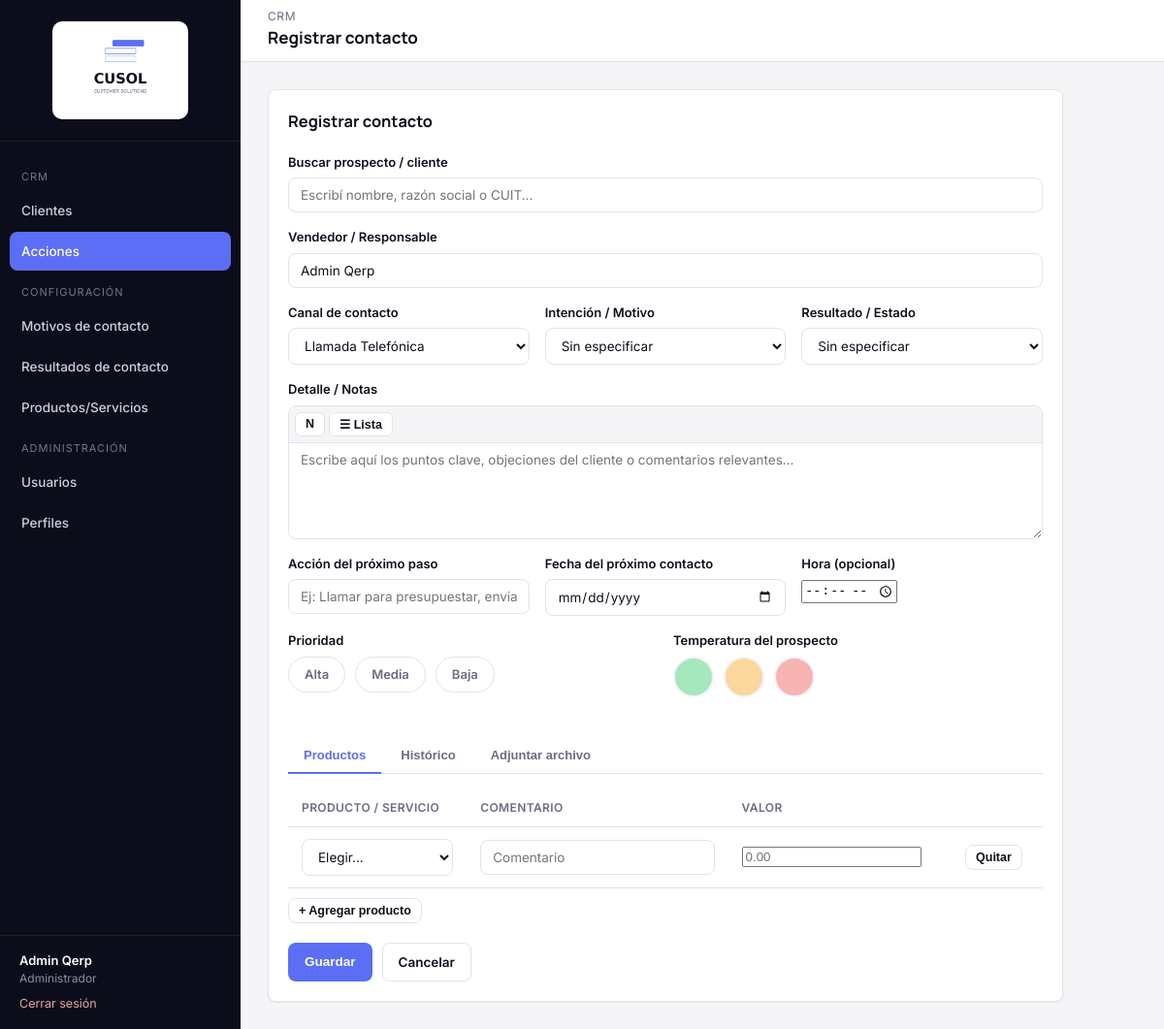
/modules/crm/nueva.php (signed in), run on the app's committed database.
### tables this page shows
CREATE TABLE qerp_secciones (
  id INT PRIMARY KEY AUTO_INCREMENT,
  nombre VARCHAR(100) NOT NULL,
  slug VARCHAR(100) NOT NULL UNIQUE,
  icono VARCHAR(50) DEFAULT NULL,
  grupo VARCHAR(50) NOT NULL DEFAULT 'General',
  orden INT DEFAULT 0
);

### includes/funciones.php (called while the page is built, shortened)
<?php
function estaLogueado(): bool
{
    return isset($_SESSION['usuario_id']);
}
function usuarioActual(): ?array
{
    return [
        'id'         => $_SESSION['usuario_id'],
        'nombre'     => $_SESSION['usuario_nombre'],
        'apellido'   => $_SESSION['usuario_apellido'],
        'mail'       => $_SESSION['usuario_mail'],
        'perfil_id'  => $_SESSION['perfil_id'],
        'perfil'     => $_SESSION['perfil_nombre'],
    ];
}
function tienePermiso(PDO $pdo, string $slugSeccion, string $accion = 'ver'): bool
{
    $accionesValidas = ['ver', 'crear', 'editar', 'eliminar'];
    static $cache = [];
    $clave = $_SESSION['perfil_id'] . '-' . $slugSeccion;
    if (!isset($cache[$clave])) {
        $stmt = $pdo->prepare(
            "SELECT pp.ver, pp.crear, pp.editar, pp.eliminar
             FROM qerp_perfil_permisos pp
             INNER JOIN qerp_secciones s ON s.id = pp.seccion_id
             WHERE pp.perfil_id = :perfil_id AND s.slug = :slug
             LIMIT 1"
        );
        $stmt->execute([
            ':perfil_id' => $_SESSION['perfil_id'],
            ':slug'      => $slugSeccion,
        ]);
        $cache[$clave] = $stmt->fetch() ?: ['ver' => 0, 'crear' => 0, 'editar' => 0, 'eliminar' => 0];
    }
    return (bool) $cache[$clave][$accion];
}
function requerirPermiso(PDO $pdo, string $slugSeccion, string $accion = 'ver'): void
{
    if (!tienePermiso($pdo, $slugSeccion, $accion)) {
        http_response_code(403);
        include __DIR__ . '/../includes/403.php';
        exit;
    }
}
function e(?string $valor): string
{
    return htmlspecialchars($valor ?? '', ENT_QUOTES, 'UTF-8');
}
function obtenerSeccionesMenu(PDO $pdo): array
{
    $stmt = $pdo->query('SELECT * FROM qerp_secciones ORDER BY orden ASC');
    return $stmt->fetchAll();
}

### modules/crm/nueva.php (the view, shortened to what this page needs)
<?php
require_once __DIR__ . '/../../config/conexion.php';
require_once __DIR__ . '/../../includes/funciones.php';
requerirPermiso($pdo, 'crm', 'crear');
$slugSeccionActual = 'crm';
$canales = [
    'llamada'     => 'Llamada Telefónica',
    'whatsapp'    => 'WhatsApp / Mensaje de texto',
    'mail'        => 'Correo Electrónico',
    'reunion'     => 'Reunión Presencial',
    'videollamada'=> 'Videollamada',
];
$datos = [
    'cliente_id'       => (int) ($_GET['cliente_id'] ?? 0),
    'canal'            => 'llamada',
    'motivo_id'        => '',
    'resultado_id'     => '',
    'detalle'          => '',
    'accion_siguiente' => '',
    'fecha_proximo'    => '',
    'hora_proximo'     => '',
    'prioridad'        => '',
    'temperatura'      => '',
];
$cliente = null;
include __DIR__ . '/../../includes/header.php';
?>
<div class="card" style="max-width:820px;">
    <div class="card-header"><h3>Registrar contacto</h3></div>
    <form method="post" enctype="multipart/form-data">
        <div class="campo buscador-cliente" data-buscar-url="../clientes/buscar.php">
            <label for="buscador_cliente_input">Buscar prospecto / cliente</label>
            <input type="text" id="buscador_cliente_input" autocomplete="off"
                   placeholder="Escribí nombre, razón social o CUIT..."
                   value="<?= $cliente ? e($cliente['nombre']) : '' ?>">
        </div>
        <div class="campo">
            <label>Vendedor / Responsable</label>
            <input type="text" value="<?= e($_SESSION['usuario_nombre'] . ' ' . $_SESSION['usuario_apellido']) ?>" disabled>
        </div>
        <div class="fila-form">
            <div class="campo">
                <label for="canal">Canal de contacto</label>
                <select id="canal" name="canal" required>
                    <?php foreach ($canales as $valor => $etiqueta): ?>
                        <option value="<?= e($valor) ?>" <?= $datos['canal'] === $valor ? 'selected' : '' ?>><?= e($etiqueta) ?></option>
                    <?php endforeach; ?>
                </select>
            </div>
            <div class="campo">
                <label for="motivo_id">Intención / Motivo</label>
                <select id="motivo_id" name="motivo_id">
                    <option value="">Sin especificar</option>
                </select>
            </div>
            <div class="campo">
                <label for="resultado_id">Resultado / Estado</label>
                <select id="resultado_id" name="resultado_id">
                    <option value="">Sin especificar</option>
                </select>
            </div>
        </div>
        <div class="campo">
            <label for="detalle">Detalle / Notas</label>
            <div class="editor-lite">
                <div class="editor-lite-toolbar">
                    <button type="button" data-formato="negrita"><strong>N</strong></button>
                    <button type="button" data-formato="lista">☰ Lista</button>
                </div>
                <textarea id="detalle" name="detalle" rows="5"
                          placeholder="Escribe aquí los puntos clave, objeciones del cliente o comentarios relevantes..."><?= e($datos['detalle']) ?></textarea>
            </div>
        </div>
        <div class="fila-form">
            <div class="campo">
                <label for="accion_siguiente">Acción del próximo paso</label>
                <input type="text" id="accion_siguiente" name="accion_siguiente" value="<?= e($datos['accion_siguiente']) ?>"
                       placeholder="Ej: Llamar para presupuestar, enviar folleto..." required>
            </div>
            <div class="campo">
                <label for="fecha_proximo">Fecha del próximo contacto</label>
                <input type="date" id="fecha_proximo" name="fecha_proximo" value="<?= e($datos['fecha_proximo']) ?>" required>
            </div>
            <div class="campo">
                <label for="hora_proximo">Hora (opcional)</label>
                <input type="time" id="hora_proximo" name="hora_proximo" value="<?= e($datos['hora_proximo']) ?>">
            </div>
        </div>
        <div class="fila-form">
            <div class="campo">
                <label>Prioridad</label>
                <div class="radio-pill-group">
                    <label for="prioridad_alta" class="prioridad-alta">Alta</label>
                    <label for="prioridad_media" class="prioridad-media">Media</label>
                    <label for="prioridad_baja" class="prioridad-baja">Baja</label>
                </div>
            </div>
            <div class="campo">
                <label>Temperatura del prospecto</label>
                <div class="radio-semaforo-group">
                    <label for="temp_frio" class="semaforo-frio" title="Frío"></label>
                    <label for="temp_tibio" class="semaforo-tibio" title="Tibio"></label>
                    <label for="temp_caliente" class="semaforo-caliente" title="Caliente"></label>
                </div>
            </div>
        </div>
        <div class="tabs">
            <div class="tabs-nav">
                <button type="button" class="tab-btn activo" data-tab="productos">Productos</button>
                <button type="button" class="tab-btn" data-tab="historico">Histórico</button>
                <button type="button" class="tab-btn" data-tab="adjuntos">Adjuntar archivo</button>
            </div>
            <div class="tab-panel" data-tab-panel="productos">
                <div class="tabla-responsive">
                <table class="tabla-qerp tabla-productos-accion">
                    <thead>
                        <tr><th>Producto / Servicio</th><th>Comentario</th><th>Valor</th><th></th></tr>
                    </thead>
                    <tbody id="filasProductos">
                        <tr>
                            <td>
                                <select name="producto_id[]">
                                    <option value="">Elegir...</option>
                                </select>
                            </td>
                            <td><input type="text" name="producto_comentario[]" placeholder="Comentario"></td>
                            <td><input type="number" name="producto_valor[]" step="0.01" min="0" placeholder="0.00"></td>
                            <td><button type="button" class="btn btn-outline btn-sm quitar-fila-producto">Quitar</button></td>
                        </tr>
                    </tbody>
                </table>
                </div>
                <button type="button" class="btn btn-outline btn-sm" id="agregarProducto" style="margin-top:10px;">+ Agregar producto</button>
            </div>
        </div>
        <div style="display:flex; gap:10px; margin-top:20px;">
            <button type="submit" class="btn btn-primary">Guardar</button>
            <a href="index.php" class="btn btn-outline">Cancelar</a>
        </div>
    </form>
</div>
<?php include __DIR__ . '/../../includes/footer.php'; ?>

### includes/sidebar.php (shortened to what this page needs)
<?php
$usuario = usuarioActual();
$secciones = obtenerSeccionesMenu($pdo);
$slugActual = $slugSeccionActual ?? '';
$grupos = [];
foreach ($secciones as $s) {
    $grupos[$s['grupo'] ?? 'General'][] = $s;
}
$ordenGrupos = ['CRM', 'Configuración', 'Administración'];
?>
<aside class="qerp-sidebar" id="qerpSidebar">
    <div class="brand">
        <img src="<?= QERP_URL_BASE ?>/assets/img/logo-cusol.png" alt="CUSOL" class="logo-sidebar">
    </div>
    <nav class="qerp-nav">
        <?php foreach ($ordenGrupos as $grupo): ?>
            <?php
                $items = array_filter($grupos[$grupo] ?? [], fn($s) => tienePermiso($pdo, $s['slug'], 'ver'));
            ?>
            <div class="seccion-titulo"><?= e($grupo) ?></div>
            <?php foreach ($items as $s): ?>
                <a href="<?= QERP_URL_BASE ?>/modules/<?= e($s['slug']) ?>/index.php"
                   class="<?= $slugActual === $s['slug'] ? 'activo' : '' ?>">
                    <?= e($s['nombre']) ?>
                </a>
            <?php endforeach; ?>
        <?php endforeach; ?>
    </nav>
    <div class="usuario-box">
        <div class="nombre"><?= e($usuario['nombre'] . ' ' . $usuario['apellido']) ?></div>
        <div class="perfil"><?= e($usuario['perfil']) ?></div>
        <a class="salir" href="<?= QERP_URL_BASE ?>/login/logout.php">Cerrar sesión</a>
    </div>
</aside>

### data on the page
qerp_secciones: nombre "Clientes"
qerp_secciones: nombre "Acciones"
qerp_secciones: nombre "Motivos de contacto"
qerp_secciones: nombre "Resultados de contacto"
qerp_secciones: nombre "Productos/Servicios"
qerp_secciones: nombre "Usuarios"
qerp_secciones: nombre "Perfiles"

### other printed values
$grupo "CRM"
$grupo "CONFIGURACIÓN"
$grupo "ADMINISTRACIÓN"
$usuario['nombre'] . ' ' . $usuario['apellido'] "Admin Qerp"
$usuario['perfil'] "Administrador"
$eyebrowPagina "CRM"
$tituloPagina "Registrar contacto"
form field canal "Llamada Telefónica"
